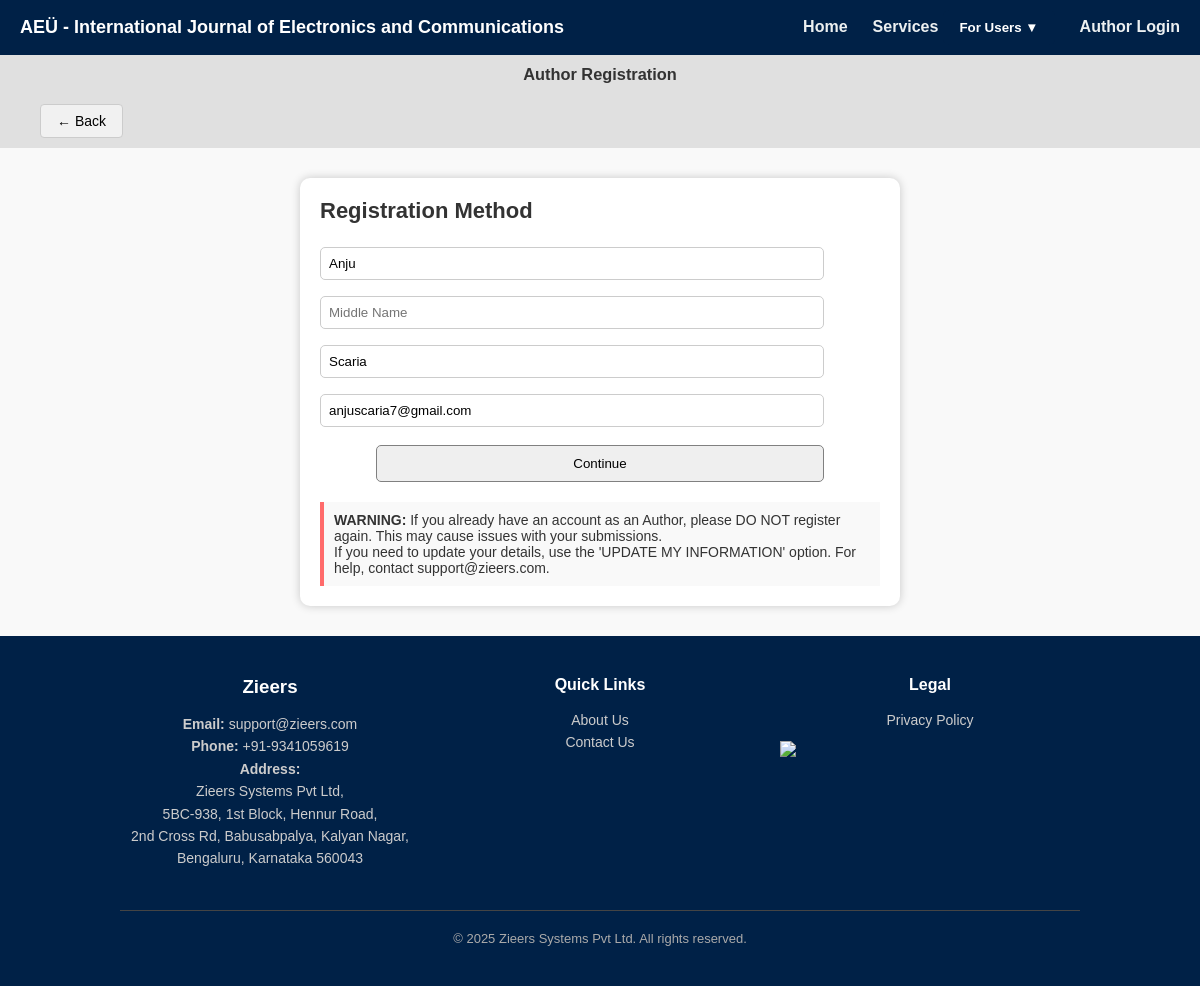
Page /researcher/author/article_register.php?journal_id=26&role=Author (signed in) on the committed database.
### tables this page shows
CREATE TABLE IF NOT EXISTS `journals` (
  `id` int NOT NULL AUTO_INCREMENT,
  `journal_name` varchar(255) NOT NULL,
  `primary_subject` varchar(255) NOT NULL,
  `secondary_subject` varchar(255) NOT NULL,
  `description` text NOT NULL,
  `publisher` varchar(255) NOT NULL,
  `issn` varchar(255) DEFAULT NULL,
  `access_type` varchar(255) NOT NULL,
  `author_payment_required` tinyint(1) DEFAULT '0',
  `reader_payment_required` tinyint(1) DEFAULT '0',
  `author_apc_amount` decimal(10,2) DEFAULT '0.00',
  `reader_fee_amount` decimal(10,2) DEFAULT '0.00',
  `payment_currency` varchar(10) DEFAULT NULL,
  `payment_link` varchar(255) DEFAULT NULL,
  `payment_notes` text,
  `submission_status` varchar(50) NOT NULL,
  `journal_image` varchar(255) DEFAULT NULL,
  `created_at` timestamp NULL DEFAULT CURRENT_TIMESTAMP,
  `journal_abbreviation` varchar(255) NOT NULL,
  `editorial_board` varchar(255) NOT NULL,
  `country` varchar(255) NOT NULL,
  `publication_frequency` varchar(255) NOT NULL,
  `indexing_info` text,
  `scope` text NOT NULL,
  `author_guidelines` varchar(255) DEFAULT NULL,
  `review_process` varchar(255) NOT NULL,
  `impact_factor` varchar(50) DEFAULT NULL,
  `citescore` varchar(50) DEFAULT NULL,
  `acceptance_rate` varchar(50) DEFAULT NULL,
  `editorial_team_id` int DEFAULT NULL,
  `keywords` text,
  PRIMARY KEY (`id`),
  KEY `fk_editorial_team` (`editorial_team_id`)
);

CREATE TABLE IF NOT EXISTS `users` (
  `id` int NOT NULL AUTO_INCREMENT,
  `first_name` varchar(100) NOT NULL,
  `middle_name` varchar(100) DEFAULT NULL,
  `last_name` varchar(100) NOT NULL,
  `email` varchar(200) NOT NULL,
  `password` varchar(255) DEFAULT NULL,
  `admin` tinyint(1) DEFAULT '0',
  PRIMARY KEY (`id`),
  UNIQUE KEY `email` (`email`)
);

### include/db_connect.php (called while the page is built, shortened)
<?php
$config = parse_ini_file(__DIR__ . '/config.ini', true);
$db = $config['database'];
$servername = $db['servername'];
$username = $db['username'];
$password = $db['password'];
$database = $db['database'];
$conn = new mysqli($servername, $username, $password, $database);
$conn->set_charset("utf8");
function getJournalDetails($journal_id) {
    global $conn;
    $journal_id = $conn->real_escape_string($journal_id);
    $result = $conn->query("SELECT journal_name, journal_image FROM journals WHERE id = $journal_id");
    return $result->fetch_assoc();
}
function getLoggedInUserDetails($user_id) {
    global $conn;
    $stmt = $conn->prepare("SELECT first_name, middle_name, last_name, email FROM users WHERE id = ?");
    $stmt->bind_param("i", $user_id);
    $stmt->execute();
    return $stmt->get_result()->fetch_assoc();
}
?>

### researcher/author/article_register.php (the view, shortened to what this page needs)
<?php
include(__DIR__ . "/../../include/db_connect.php");
$user = getLoggedInUserDetails($_SESSION['user_id']);
$role = $_GET['role'] ?? $_POST['role'] ?? '';
$journal_id = 0;
$journal_name = "Registration";
if ($role === "Author") {
    $journal_id = (int) $_GET['journal_id'];
    $journal = getJournalDetails($journal_id);
    $journal_name = $journal ? htmlspecialchars($journal['journal_name']) : "Unknown Journal";
} elseif ($role === "Reviewer" || $role === "Editor") {
    $journal_id = 0;
}
?>
<!DOCTYPE html>
<html lang="en">
<head>
    <link rel="stylesheet" href="../styles.css">
</head>
<body>
<header>
    <div><?php echo $journal_name; ?></div>
    <div class="icons">
        <a href="../../publish.php">Home</a>
        <a href="../../services.php">Services</a>
        <div class="user-dropdown">
    <button class="dropdown-toggle">For Users ▼</a></button>
        </div>
        <?php if ($role === "Editor"): ?>
            <a href="editor_login.php">Login</a>
        <?php elseif ($role === "Reviewer"): ?>
            <a href="reviewer_login.php">Login</a>
        <?php else: ?>
            <a href="submit-article.php?journal_id=<?php echo $journal_id; ?>">Author Login</a>
        <?php endif; ?>
    </div>
</header>
<div class="sub-header">
    <?php if ($role === "Author"): ?>
        <div class="h2">
            <h3>Author Registration</h3>
        </div>
        <div style="margin: 20px 0 0 20px;">
    <button onclick="history.back()" style="
        background-color: #f1f1f1;
        border: 1px solid #ccc;
        padding: 8px 16px;
        font-size: 14px;
        border-radius: 4px;
        cursor: pointer;
    ">
        ← Back
    </button>
</div>
    <?php endif; ?>
</div>
<div class="container">
    <h2>Registration Method</h2>
    <form action="article_register.php?<?php echo http_build_query(['role' => $role] + ($journal_id ? ['journal_id' => $journal_id] : [])); ?>" method="POST">
        <input type="text" class="input-box" name="first_name" placeholder="Given/First Name*" required value="<?php echo htmlspecialchars($user['first_name'] ?? ''); ?>" readonly>
        <input type="text" class="input-box" name="middle_name" placeholder="Middle Name" value="<?php echo htmlspecialchars($user['middle_name'] ?? ''); ?>" readonly>
        <input type="text" class="input-box" name="last_name" placeholder="Family/Last Name*" required value="<?php echo htmlspecialchars($user['last_name'] ?? ''); ?>" readonly>
        <input type="email" class="input-box" name="email" placeholder="E-mail Address*" required value="<?php echo htmlspecialchars($user['email'] ?? ''); ?>" readonly>
        <button type="submit" class="btn">Continue</button>
    </form>
    <?php if ($role === "Author"): ?>
    <div class="warning">
        <p><strong>WARNING:</strong> If you already have an account as an Author, please DO NOT register again. This may cause issues with your submissions.</p>
        <p>If you need to update your details, use the 'UPDATE MY INFORMATION' option. For help, contact support@zieers.com.</p>
    </div>
    <?php endif; ?>
</div>
<footer class="site-footer">
    <div class="footer-container">
        <div class="footer-column">
            <h3>Zieers</h3>
            <p><strong>Email:</strong> <a href="mailto:support@zieers.com">support@zieers.com</a></p>
            <p><strong>Phone:</strong> +91-9341059619</p>
            <p><strong>Address:</strong><br>
                Zieers Systems Pvt Ltd,<br>
                5BC-938, 1st Block, Hennur Road,<br>
                2nd Cross Rd, Babusabpalya, Kalyan Nagar,<br>
                Bengaluru, Karnataka 560043
            </p>
        </div>
        <div class="footer-column">
            <h4>Quick Links</h4>
            <ul>
                <li><a href="../../about-us.php">About Us</a></li>
                <li><a href="../../contact-us.php">Contact Us</a></li>
            </ul>
        </div>
        <div class="footer-column">
            <h4>Legal</h4>
            <ul>
                <li><a href="../../privacy_policy.php">Privacy Policy</a></li>
            </ul>
            <a href="https://www.linkedin.com/company/your-company-name" target="_blank" class="social-link">
                <img src="https://cdn.jsdelivr.net/gh/devicons/devicon/icons/linkedin/linkedin-original.svg" alt="LinkedIn" class="social-icon">
            </a>
        </div>
    </div>
    <div class="footer-bottom">
        <p onclick="window.open('https://www.zieers.com/', '_blank');">
            &copy; <span id="year"></span> Zieers Systems Pvt Ltd. All rights reserved.
        </p>
    </div>
</footer>
</body>
</html>

### styles.css (style rules this page uses)
* { margin: 0; padding: 0; box-sizing: border-box; font-family: Arial, sans-serif; }
body { font-family: 'Poppins', sans-serif; background-color: #eef2f3; color: #333; }
header { background: #002147; padding: 20px; color: white; }

### researcher/author/article_register.php (style rules this page uses)
body { font-family: 'Segoe UI', Tahoma, Geneva, Verdana, sans-serif; background-color: #f9f9f9; margin: 0; padding: 0; }
header { display: flex; justify-content: space-between; align-items: center; background-color: #002147; color: white; padding: 10px 20px; font-size: 18px; font-weight: bold; }
.icons a { color: #ECF0F1; text-decoration: none; margin-left: 20px; font-size: 16px; }
.user-dropdown { position: relative; display: inline-block; font-family: 'Poppins', sans-serif; }
.dropdown-toggle { background-color: #002147; color: white; padding: 10px 16px; border: none; border-radius: 6px; cursor: pointer; font-weight: bold; transition: background 0.3s ease; }
.sub-header { background-color: #e0e0e0; padding: 10px 20px; font-size: 14px; font-weight: bold; color: #333; }
.container { width: 50%; margin: 30px auto; background: white; padding: 20px; box-shadow: 0 0 10px rgba(0, 0, 0, 0.2); border-radius: 10px; }
.container h2 { font-size: 22px; margin-bottom: 15px; }
.btn { display: block; width: 80%; padding: 10px; margin: 10px auto; border-radius: 5px; cursor: pointer; border: 1px solid grey; }
.input-box { width: 90%; padding: 8px; margin: 8px 0; border: 1px solid #ccc; border-radius: 5px; }
.instructions, .warning { text-align: left; font-size: 14px; margin-top: 20px; padding: 10px; background: #f9f9f9; border-left: 4px solid #ff6b6b; }
footer { background: #002147; color: white; text-align: center; padding: 20px 10px; }
footer p { cursor: pointer; }
.site-footer { background-color: #002147; color: white; padding: 40px 10%; font-family: 'Poppins', sans-serif; }
.footer-container { display: flex; flex-wrap: wrap; justify-content: space-between; gap: 30px; }
.footer-column { flex: 1; min-width: 250px; }
.footer-column h3, .footer-column h4 { margin-bottom: 15px; color: #ffffff; }
.footer-column p, .footer-column a, .footer-column li { font-size: 14px; color: #ccc; line-height: 1.6; text-decoration: none; }
.footer-column ul { list-style: none; padding-left: 0; }
.footer-bottom { text-align: center; margin-top: 40px; border-top: 1px solid #444; padding-top: 20px; font-size: 13px; color: #aaa; }
.social-link { display: flex; align-items: center; color: #ccc; text-decoration: none; margin-top: 10px; }
.social-icon { width: 20px; height: 20px; margin-right: 8px; }
.h2 { text-align: center; }

### rows in the picture
journals: journal_name "AEÜ - International Journal of Electronics and Communications"
users: first_name "Anju", last_name "Scaria", email "anjuscaria7@gmail.com"
